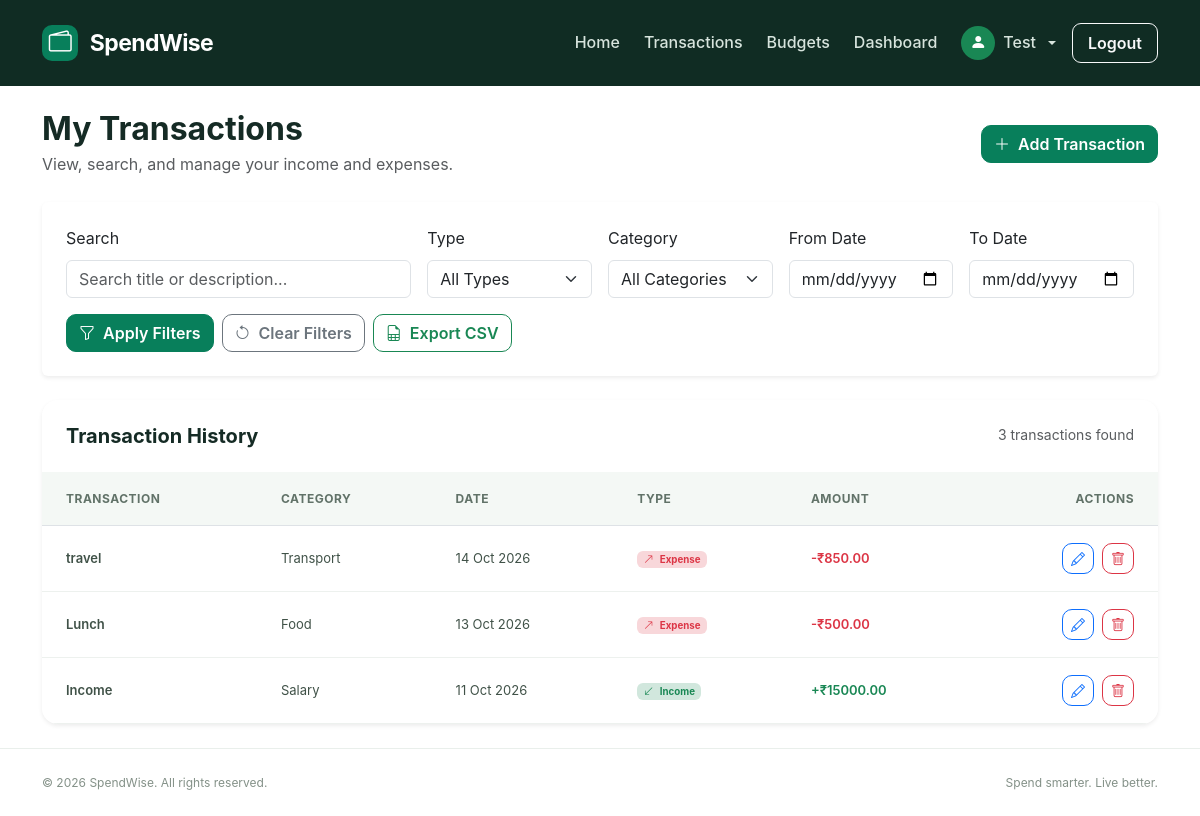
Page /transactions/ (signed in) on the earlier database version.
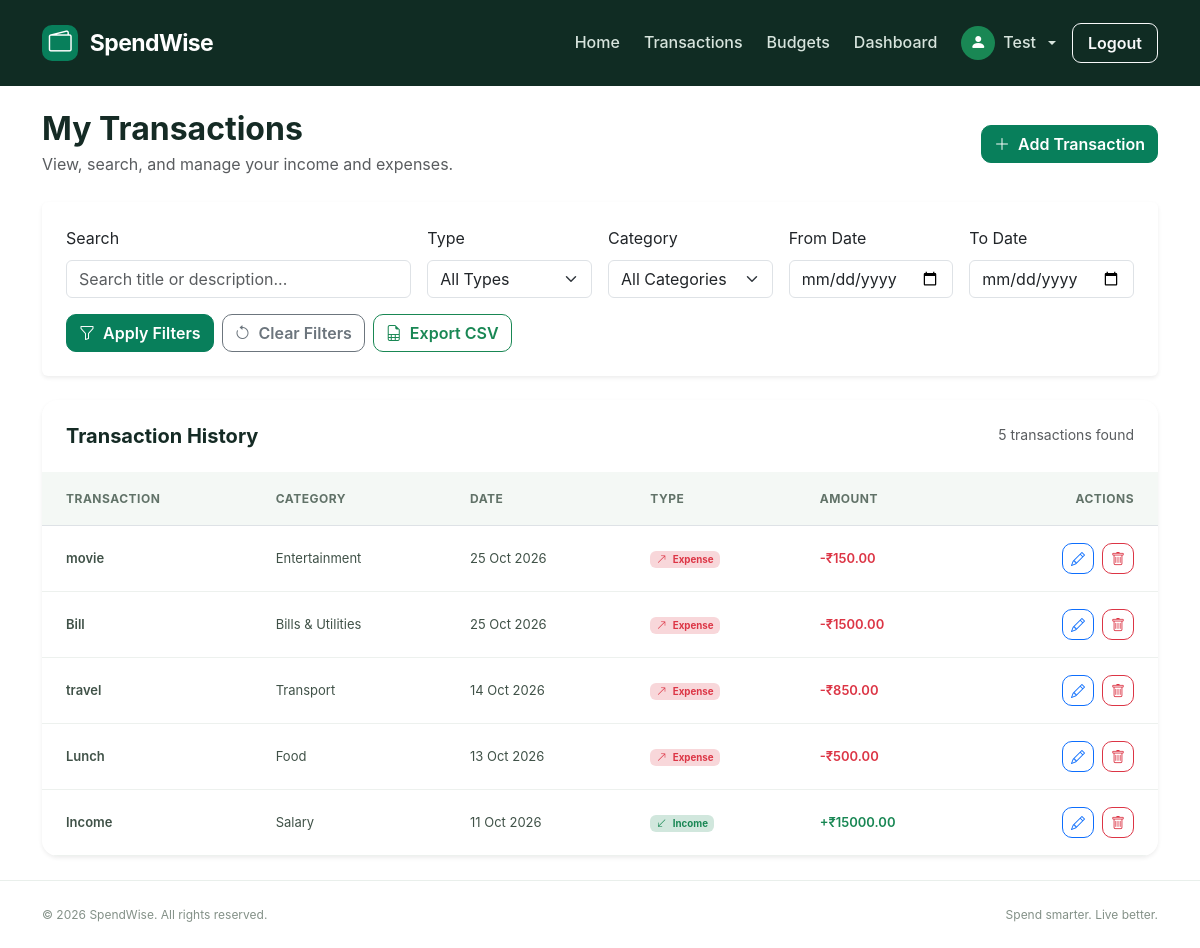
Same page on the later database version.
### transactions/models.py (models this page shows, shortened)
class Transaction(models.Model):
    TRANSACTION_TYPES = [
        ('income', 'Income'),
        ('expense', 'Expense'),
    ]
    STATUS_CHOICES = [
        ('planned', 'Planned'),
        ('completed', 'Completed'),
    ]
    status = models.CharField(
        max_length=10,
        choices=STATUS_CHOICES,
        default='completed',
    )
    CATEGORY_CHOICES = [
        ('salary', 'Salary'),
        ('food', 'Food'),
        ('transport', 'Transport'),
        ('shopping', 'Shopping'),
        ('bills', 'Bills & Utilities'),
        ('health', 'Health'),
        ('education', 'Education'),
        ('entertainment', 'Entertainment'),
        ('grocery','Grocery'),
        ('other', 'Other'),
    ]
    user = models.ForeignKey(
        User,
        on_delete=models.CASCADE,
        related_name='transactions'
    )
    title = models.CharField(max_length=100)
    amount = models.DecimalField(
        max_digits=12,
        decimal_places=2,
        validators=[MinValueValidator(0.01)]
    )
    transaction_type = models.CharField(
        max_length=10,
        choices=TRANSACTION_TYPES
    )
    category = models.CharField(
        max_length=20,
        choices=CATEGORY_CHOICES,
        default='other'
    )
    date = models.DateField()
    description = models.TextField(blank=True)
    created_at = models.DateTimeField(auto_now_add=True)
    updated_at = models.DateTimeField(auto_now=True)
    class Meta:
        ordering = ['-date', '-created_at']

### transactions/views.py (the view)
# urls.py: path('', views.transaction_list, name='transaction_list'),
@login_required
def transaction_list(request):
    transactions = Transaction.objects.filter(
        user=request.user,
        status='completed'
    ).order_by('-date', '-created_at')
    search_query = request.GET.get('q', '').strip()
    transaction_type = request.GET.get('type', '').strip()
    category = request.GET.get('category', '').strip()
    start_date = request.GET.get('start_date', '').strip()
    end_date = request.GET.get('end_date', '').strip()
    if search_query:
        transactions = transactions.filter(
            Q(title__icontains=search_query) |
            Q(description__icontains=search_query)
        )
    if transaction_type in ('income', 'expense'):
        transactions = transactions.filter(
            transaction_type=transaction_type
        )
    valid_categories = {
        value for value, label
        in Transaction._meta.get_field('category').choices
    }
    if category in valid_categories:
        transactions = transactions.filter(
            category=category
        )
    if start_date:
        transactions = transactions.filter(
            date__gte=start_date
        )
    if end_date:
        transactions = transactions.filter(
            date__lte=end_date
        )
    paginator = Paginator(transactions, 5)
    page_obj = paginator.get_page(request.GET.get('page'))
    context = {
        'transactions': page_obj.object_list,
        'page_obj': page_obj,
        'search_query': search_query,
        'selected_type': transaction_type,
        'selected_category': category,
        'start_date': start_date,
        'end_date': end_date,
        'category_choices': Transaction._meta.get_field(
            'category'
        ).choices,
    }
    return render(
        request,
        'transactions/transaction_list.html',
        context
    )

### templates/transactions/transaction_list.html (shortened to what the changed rows need)
{% extends 'base.html' %}
{% load static %}
{% block content %}
<div class="container py-4">
    <div class="d-flex flex-wrap justify-content-between align-items-center gap-3 mb-4">
        <div>
            <h2 class="section-heading mb-1">My Transactions</h2>
        </div>
    </div>
    <div class="card transaction-table-card border-0 shadow-sm">
        <div class="card-header bg-white border-0 p-4">
            <div class="d-flex flex-wrap justify-content-between align-items-center gap-2">
                <h5 class="mb-0">Transaction History</h5>
                <span class="text-muted small">
                    {{ page_obj.paginator.count }}
                    transaction{{ page_obj.paginator.count|pluralize }}
                    found
                </span>
            </div>
        </div>
        <div class="card-body p-0">
            {% if transactions %}
                <div class="table-responsive">
                    <table class="table align-middle mb-0">
                        <thead>
                            <tr>
                                <th class="ps-4">Transaction</th>
                                <th>Category</th>
                                <th>Date</th>
                                <th>Type</th>
                                <th>Amount</th>
                                <th class="text-end pe-4">Actions</th>
                            </tr>
                        </thead>
                        <tbody>
                            {% for transaction in transactions %}
                                <tr>
                                    <td class="ps-4">
                                        <div class="fw-semibold">
                                            {{ transaction.title }}
                                        </div>
                                    </td>
                                    <td>
                                        {{ transaction.get_category_display }}
                                    </td>
                                    <td>
                                        {{ transaction.date|date:"d M Y" }}
                                    </td>
                                    <td>
                                        {% if transaction.transaction_type == 'income' %}
                                            <span class="badge bg-success-subtle text-success">
                                                <i class="bi bi-arrow-down-left me-1"></i>
                                                Income
                                            </span>
                                        {% else %}
                                            <span class="badge bg-danger-subtle text-danger">
                                                <i class="bi bi-arrow-up-right me-1"></i>
                                                Expense
                                            </span>
                                        {% endif %}
                                    </td>
                                    <td>
                                        <span class="fw-semibold {% if transaction.transaction_type == 'income' %}text-success{% else %}text-danger{% endif %}">
                                            {% if transaction.transaction_type == 'income' %}+{% else %}-{% endif %}₹{{ transaction.amount|floatformat:2 }}
                                        </span>
                                    </td>
                                    <td class="text-end pe-4">
                                        <div class="d-inline-flex gap-2">
                                            <a href="{% url 'edit_transaction' transaction.pk %}"
                                               class="btn btn-sm btn-outline-primary"
                                               title="Edit transaction"
                                               aria-label="Edit {{ transaction.title }}">
                                                <i class="bi bi-pencil"></i>
                                            </a>
                                            <a href="{% url 'delete_transaction' transaction.pk %}"
                                               class="btn btn-sm btn-outline-danger"
                                               title="Delete transaction"
                                               aria-label="Delete {{ transaction.title }}">
                                                <i class="bi bi-trash"></i>
                                            </a>
                                        </div>
                                    </td>
                                </tr>
                            {% endfor %}
                        </tbody>
                    </table>
                </div>
            {% endif %}
        </div>
    </div>
</div>
{% endblock %}

Differences in the rows shown:
added Transaction: transaction_type "expense" (drawn)
now on this page (row edited): Transaction: transaction_type "expense" (drawn)
Other differences:
{{ page_obj.paginator.count }}: "3" → "5"
